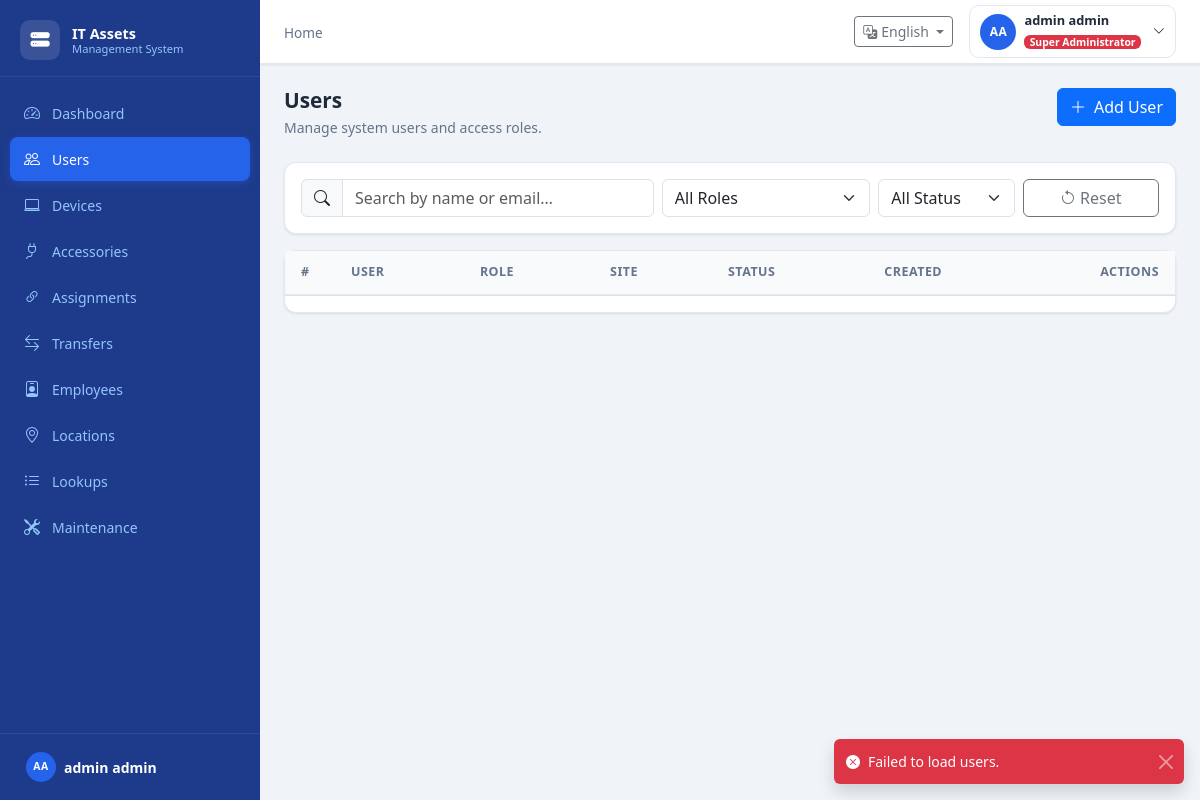
The app's page /accounts/users/ (signed in) with its own data.
### accounts/models.py (models this page shows, shortened)
class User(AbstractBaseUser, PermissionsMixin):
    SUPER_ADMIN       = 'super_admin'
    IT_ADMIN          = 'it_admin'
    IT_SUPERVISOR     = 'it_supervisor'
    INVENTORY_MANAGER = 'inventory_manager'
    SITE_MANAGER      = 'site_manager'
    MAINTENANCE_TECH  = 'maintenance_tech'
    AUDITOR           = 'auditor'
    VIEWER            = 'viewer'
    ROLE_CHOICES = [
        (SUPER_ADMIN,       'Super Administrator'),
        (IT_ADMIN,          'IT Admin'),
        (IT_SUPERVISOR,     'IT Supervisor'),
        (INVENTORY_MANAGER, 'Inventory Manager'),
        (SITE_MANAGER,      'Site Manager'),
        (MAINTENANCE_TECH,  'Maintenance Technician'),
        (AUDITOR,           'Auditor'),
        (VIEWER,            'Viewer'),
    ]
    ROLE_COLORS = {
        SUPER_ADMIN:       'danger',
        IT_ADMIN:          'primary',
        IT_SUPERVISOR:     'info',
        INVENTORY_MANAGER: 'purple',
        SITE_MANAGER:      'warning',
        MAINTENANCE_TECH:  'success',
        AUDITOR:           'dark',
        VIEWER:            'secondary',
    }
    first_name = models.CharField(max_length=255)
    last_name  = models.CharField(max_length=255)
    email      = models.EmailField(max_length=255, unique=True)
    role       = models.CharField(max_length=30, choices=ROLE_CHOICES, default=VIEWER)
    site = models.ForeignKey(
        'locations.Site',
        on_delete=models.PROTECT,
        related_name='users',
        null=True, blank=True,
    )
    is_active = models.BooleanField(default=True)
    is_staff  = models.BooleanField(default=False)
    created_by   = models.ForeignKey(
        'self', on_delete=models.PROTECT,
        related_name='created_users',
        null=True, blank=True,
        db_column='Created_By',
    )
    created_date = models.DateTimeField(auto_now_add=True)
    updated_date = models.DateTimeField(auto_now=True, null=True, blank=True)
    deleted_date = models.DateTimeField(null=True, blank=True)
    objects = UserManager()
    USERNAME_FIELD  = 'email'
    REQUIRED_FIELDS = ['first_name', 'last_name']
    class Meta:
        db_table = 'Users'
    @property
    def full_name(self):
        return f'{self.first_name} {self.last_name}'
    @property
    def role_color(self):
        return self.ROLE_COLORS.get(self.role, 'secondary')

### accounts/views.py (the view)
# urls.py: path('users/', views.users_list, name='users-list'),
@login_required
@permission_required(Perms.USERS_VIEW)
def users_list(request):
    from locations.models import Site
    return render(request, 'accounts/users.html', {
        'role_choices': User.ROLE_CHOICES,
        'sites': Site.objects.all().order_by('name'),
    })

### accounts/permissions.py (called while the page is built, shortened)
def sees_all_sites(user):
    if not user or not user.is_authenticated:
        return False
    if not user.site_id:
        return True
    role  = getattr(user, 'role', 'viewer')
    scope = ROLE_SITE_SCOPE.get(role, 'own')
    return scope == 'all'

def has_permission(user, perm):
    if not user or not user.is_authenticated:
        return False
    if user.is_superuser:
        return True

def permission_required(perm):
    def decorator(view_func):
        @wraps(view_func)
        @login_required
        def wrapper(request, *args, **kwargs):
            return view_func(request, *args, **kwargs)
        return wrapper
    return decorator

### templates/accounts/users.html (shortened to what this page needs)
{% extends "base.html" %}
{% load i18n %}
{% block content %}
<div class="page-container">
  <div class="page-header">
    <div>
      <h4 class="page-title">{% trans "Users" %}</h4>
      <p class="page-subtitle">{% trans "Manage system users and access roles." %}</p>
    </div>
    {% if rbac.users_create %}
    <div>
      <button class="btn btn-primary d-flex align-items-center gap-2" onclick="openCreateModal()">
        <i class="bi bi-plus-lg"></i>
        <span>{% trans "Add User" %}</span>
      </button>
    </div>
    {% endif %}
  </div>
  <div class="card card-app mb-3">
    <div class="card-body py-3">
      <div class="row g-2 align-items-end">
        <div class="col-md-5">
          <div class="input-group">
            <span class="input-group-text"><i class="bi bi-search"></i></span>
            <input type="text" class="form-control" id="searchInput"
                   placeholder="{% trans 'Search by name or email…' %}"
                   oninput="debounceLoad()">
          </div>
        </div>
        <div class="col-md-3">
          <select class="form-select" id="roleFilter" onchange="loadUsers()">
            <option value="">{% trans "All Roles" %}</option>
          </select>
        </div>
        <div class="col-md-2">
          <select class="form-select" id="statusFilter" onchange="loadUsers()">
            <option value="">{% trans "All Status" %}</option>
          </select>
        </div>
        <div class="col-md-2">
          <button class="btn btn-outline-secondary w-100" onclick="resetFilters()">
            <i class="bi bi-arrow-counterclockwise me-1"></i>{% trans "Reset" %}
          </button>
        </div>
      </div>
    </div>
  </div>
  <div class="card card-app">
    <div class="card-body p-0">
      <div id="tableWrapper" class="table-responsive">
        <table class="table table-hover app-table mb-0">
          <thead>
            <tr>
              <th style="width:50px">#</th>
              <th>{% trans "User" %}</th>
              <th>{% trans "Role" %}</th>
              <th>{% trans "Site" %}</th>
              <th>{% trans "Status" %}</th>
              <th>{% trans "Created" %}</th>
              <th class="text-end" style="width:130px">{% trans "Actions" %}</th>
            </tr>
          </thead>
        </table>
      </div>
      <div class="d-flex align-items-center justify-content-between px-3 py-2 border-top">
      </div>
    </div>
  </div>
</div>
{% endblock %}

### templates/components/sidebar.html
{% load i18n %}
<aside class="sidebar" id="sidebar">
  <div class="sidebar-brand">
    <div class="sidebar-brand-icon">
      <i class="bi bi-hdd-stack-fill"></i>
    </div>
    <div class="sidebar-brand-text">
      <span class="sidebar-brand-title">{% trans "IT Assets" %}</span>
      <span class="sidebar-brand-sub">{% trans "Management System" %}</span>
    </div>
  </div>
  <nav class="sidebar-nav">
    <ul class="sidebar-menu">
      <li class="sidebar-item">
        <a href="{% url 'dashboard' %}"
           class="sidebar-link {% if '/dashboard' in request.path or request.path == '/' %}active{% endif %}">
          <i class="bi bi-speedometer2 sidebar-icon"></i>
          <span>{% trans "Dashboard" %}</span>
        </a>
      </li>
      {% if rbac.users_view %}
      <li class="sidebar-item">
        <a href="{% url 'users-list' %}"
           class="sidebar-link {% if '/accounts/users' in request.path %}active{% endif %}">
          <i class="bi bi-people sidebar-icon"></i>
          <span>{% trans "Users" %}</span>
        </a>
      </li>
      {% endif %}
      {% if rbac.devices_view %}
      <li class="sidebar-item">
        <a href="{% url 'devices-index' %}"
           class="sidebar-link {% if '/inventory/devices' in request.path %}active{% endif %}">
          <i class="bi bi-laptop sidebar-icon"></i>
          <span>{% trans "Devices" %}</span>
        </a>
      </li>
      {% endif %}
      {% if rbac.accessories_view %}
      <li class="sidebar-item">
        <a href="{% url 'accessories-index' %}"
           class="sidebar-link {% if '/inventory/accessories' in request.path %}active{% endif %}">
          <i class="bi bi-plug sidebar-icon"></i>
          <span>{% trans "Accessories" %}</span>
        </a>
      </li>
      {% endif %}
      {% if rbac.assignments_view %}
      <li class="sidebar-item">
        <a href="{% url 'assignments-index' %}"
           class="sidebar-link {% if '/assignments' in request.path and '/transfers' not in request.path %}active{% endif %}">
          <i class="bi bi-link-45deg sidebar-icon"></i>
          <span>{% trans "Assignments" %}</span>
        </a>
      </li>
      {% endif %}
      {% if rbac.transfers_view %}
      <li class="sidebar-item">
        <a href="{% url 'transfers-index' %}"
           class="sidebar-link {% if '/assignments/transfers' in request.path %}active{% endif %}">
          <i class="bi bi-arrow-left-right sidebar-icon"></i>
          <span>{% trans "Transfers" %}</span>
        </a>
      </li>
      {% endif %}
      {% if rbac.employees_view %}
      <li class="sidebar-item">
        <a href="{% url 'employees-index' %}"
           class="sidebar-link {% if '/employees' in request.path %}active{% endif %}">
          <i class="bi bi-person-badge sidebar-icon"></i>
          <span>{% trans "Employees" %}</span>
        </a>
      </li>
      {% endif %}
      {% if rbac.locations_view %}
      <li class="sidebar-item">
        <a href="{% url 'locations-index' %}"
           class="sidebar-link {% if '/locations' in request.path %}active{% endif %}">
          <i class="bi bi-geo-alt sidebar-icon"></i>
          <span>{% trans "Locations" %}</span>
        </a>
      </li>
      {% endif %}
      {% if rbac.lookups_view %}
      <li class="sidebar-item">
        <a href="{% url 'lookups-index' %}"
           class="sidebar-link {% if '/inventory/lookups' in request.path %}active{% endif %}">
          <i class="bi bi-list-ul sidebar-icon"></i>
          <span>{% trans "Lookups" %}</span>
        </a>
      </li>
      {% endif %}
      {% if rbac.maintenance_view %}
      <li class="sidebar-item">
        <a href="{% url 'maintenance-index' %}"
           class="sidebar-link {% if '/maintenance' in request.path %}active{% endif %}">
          <i class="bi bi-tools sidebar-icon"></i>
          <span>{% trans "Maintenance" %}</span>
        </a>
      </li>
      {% endif %}
    </ul>
  </nav>
  <div class="sidebar-footer">
    <div class="d-flex align-items-center gap-2 px-3 py-2">
      <div class="user-avatar user-avatar-sm">
        {{ request.user.first_name|first|upper }}{{ request.user.last_name|first|upper }}
      </div>
      <div>
        <div class="fw-semibold small text-white">{{ request.user.full_name }}</div>
      </div>
    </div>
  </div>
</aside>

### templates/components/navbar.html (shortened to what this page needs)
{% load i18n %}
<header class="app-navbar" id="appNavbar">
  <div class="navbar-start">
    <nav aria-label="breadcrumb" class="d-none d-md-block">
      <ol class="breadcrumb mb-0">
        <li class="breadcrumb-item"><a href="{% url 'dashboard' %}">{% trans "Home" %}</a></li>
      </ol>
    </nav>
  </div>
  <div class="navbar-end">
    <div class="dropdown me-2">
      <button class="btn btn-sm btn-outline-secondary dropdown-toggle d-flex align-items-center gap-1"
              type="button" data-bs-toggle="dropdown" aria-expanded="false">
        <i class="bi bi-translate"></i>
        <span class="d-none d-sm-inline">
          {% get_current_language as LANG %}
          {% if LANG == 'ar' %}العربية{% else %}English{% endif %}
        </span>
      </button>
    </div>
    <div class="dropdown">
      <button class="btn btn-sm d-flex align-items-center gap-2 user-menu-btn"
              type="button" data-bs-toggle="dropdown" aria-expanded="false">
        <div class="user-avatar">
          {{ request.user.first_name|first|upper }}{{ request.user.last_name|first|upper }}
        </div>
        <div class="d-none d-md-block text-start">
          <div class="user-name">{{ request.user.full_name }}</div>
          <div class="user-role">
            <span class="badge bg-{{ rbac.role_color }} badge-sm">{{ rbac.role_display }}</span>
          </div>
        </div>
        <i class="bi bi-chevron-down small ms-1"></i>
      </button>
    </div>
  </div>
</header>

### static/css/app.css (style rules this page uses)
:root { --sidebar-width: 260px; --navbar-height: 64px; --primary: #2563eb; --primary-dark: #1d4ed8; --primary-light: #dbeafe; --sidebar-bg: #1e3a8a; --sidebar-text: #93c5fd; --sidebar-active-bg:#2563eb; --sidebar-hover-bg: #1e40af; --sidebar-border: rgba(255,255,255,.08); --body-bg: #f0f4f8; --card-bg: #ffffff; --navbar-bg: #ffffff; --border-color: #e2e8f0; --text-primary: #1e293b; --text-muted: #64748b; --shadow-sm: 0 1px 3px rgba(0,0,0,.06), 0 1px 2px rgba(0,0,0,.04); --shadow-md: 0 4px 6px rgba(0,0,0,.07), 0 2px 4px rgba(0,0,0,.06); }
*, *::before, *::after { box-sizing: border-box; }
body { font-family: 'Segoe UI', system-ui, -apple-system, sans-serif; background: var(--body-bg); color: var(--text-primary); overflow-x: hidden; }
.sidebar { position: fixed; top: 0; inset-inline-start: 0; width: var(--sidebar-width); height: 100vh; background: var(--sidebar-bg); overflow-y: auto; overflow-x: hidden; z-index: 1040; transition: transform .25s ease; display: flex; flex-direction: column; scrollbar-width: thin; scrollbar-color: rgba(255,255,255,.15) transparent; }
.sidebar-brand { display: flex; align-items: center; gap: 12px; padding: 20px 20px 16px; border-bottom: 1px solid var(--sidebar-border); flex-shrink: 0; }
.sidebar-brand-icon { width: 40px; height: 40px; background: rgba(255,255,255,.12); border-radius: 10px; display: flex; align-items: center; justify-content: center; font-size: 1.2rem; color: #fff; flex-shrink: 0; }
.sidebar-brand-title { display: block; font-size: .9rem; font-weight: 700; color: #fff; line-height: 1.2; }
.sidebar-brand-sub { display: block; font-size: .7rem; color: var(--sidebar-text); line-height: 1.2; }
.sidebar-nav { flex: 1; padding: 12px 0; }
.sidebar-menu { list-style: none; margin: 0; padding: 0; }
.sidebar-item { margin: 2px 10px; }
.sidebar-link { display: flex; align-items: center; gap: 10px; padding: 10px 12px; color: var(--sidebar-text); text-decoration: none; border-radius: 8px; font-size: .875rem; font-weight: 500; transition: background .15s, color .15s; white-space: nowrap; overflow: hidden; }
.sidebar-link.active { background: var(--sidebar-active-bg); color: #fff; box-shadow: 0 2px 8px rgba(37,99,235,.4); }
.sidebar-icon { font-size: 1rem; flex-shrink: 0; width: 20px; text-align: center; }
.sidebar-footer { padding: 10px; border-top: 1px solid var(--sidebar-border); flex-shrink: 0; }
.app-navbar { position: sticky; top: 0; z-index: 1030; height: var(--navbar-height); background: var(--navbar-bg); border-bottom: 1px solid var(--border-color); display: flex; align-items: center; justify-content: space-between; padding: 0 24px; box-shadow: var(--shadow-sm); gap: 16px; }
.navbar-start { display: flex; align-items: center; gap: 12px; min-width: 0; }
.navbar-end { display: flex; align-items: center; gap: 8px; flex-shrink: 0; }
.app-navbar .breadcrumb-item a { color: var(--text-muted); text-decoration: none; font-size: .85rem; }
.user-avatar { width: 36px; height: 36px; background: var(--primary); color: #fff; border-radius: 50%; display: flex; align-items: center; justify-content: center; font-size: .75rem; font-weight: 700; flex-shrink: 0; letter-spacing: .5px; }
.user-avatar-sm { width: 30px; height: 30px; font-size: .65rem; }
.user-menu-btn { background: none; border: 1px solid var(--border-color); border-radius: 10px; padding: 5px 10px; gap: 8px; transition: background .15s; }
.user-name { font-size: .8rem; font-weight: 600; color: var(--text-primary); white-space: nowrap; }
.page-container { padding: 24px; max-width: 1600px; }
.page-header { display: flex; align-items: flex-start; justify-content: space-between; gap: 16px; margin-bottom: 24px; flex-wrap: wrap; }
.page-title { font-size: 1.3rem; font-weight: 700; margin: 0; color: var(--text-primary); }
.page-subtitle { font-size: .875rem; color: var(--text-muted); margin: 4px 0 0; }
.card-app { border: 1px solid var(--border-color); border-radius: 12px; box-shadow: var(--shadow-sm); background: var(--card-bg); }
.app-table thead th { background: #f8fafc; font-size: .78rem; font-weight: 600; text-transform: uppercase; letter-spacing: .04em; color: var(--text-muted); border-bottom: 1px solid var(--border-color); padding: 12px 16px; white-space: nowrap; }
.badge-sm { font-size: .65rem; padding: .2em .5em; }

### records on screen
User: user.first_name|first "A", user.last_name|first "A", user.full_name "admin admin"

### other values on screen
{{ rbac.role_display }} "Super Administrator"
